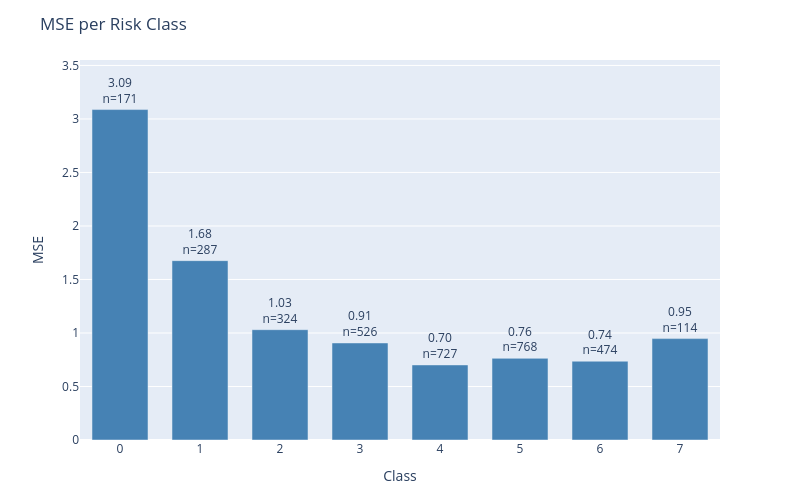

Notebook source saved alongside this figure:
### Code cell
plot_error_by_group(
    df=results_test,
    y_true_col='actual',
    y_pred_col='prediction',
    group_by='class',
    metric='mse',
    title='MSE per Risk Class'
)

### Figure 1 — Plotly figure (JSON) as saved in the notebook; plotly's stock layout.template omitted (floating-point values rounded to 4 significant figures)
{"data": [{"marker": {"color": "steelblue"}, "text": ["3.09<br>n=171", "1.68<br>n=287", "1.03<br>n=324", "0.91<br>n=526", "0.70<br>n=727", "0.76<br>n=768", "0.74<br>n=474", "0.95<br>n=114"], "textposition": "outside", "type": "bar", "x": ["0", "1", "2", "3", "4", "5", "6", "7"], "y": [3.088, 1.676, 1.031, 0.9068, 0.7015, 0.763, 0.7363, 0.9474]}], "layout": {"bargap": 0.3, "height": 500, "margin": {"b": 60, "t": 60}, "title": {"text": "MSE per Risk Class"}, "uniformtext": {"minsize": 8, "mode": "hide"}, "width": 800, "xaxis": {"title": {"text": "Class"}}, "yaxis": {"range": [0, 3.551], "title": {"text": "MSE"}}}}
